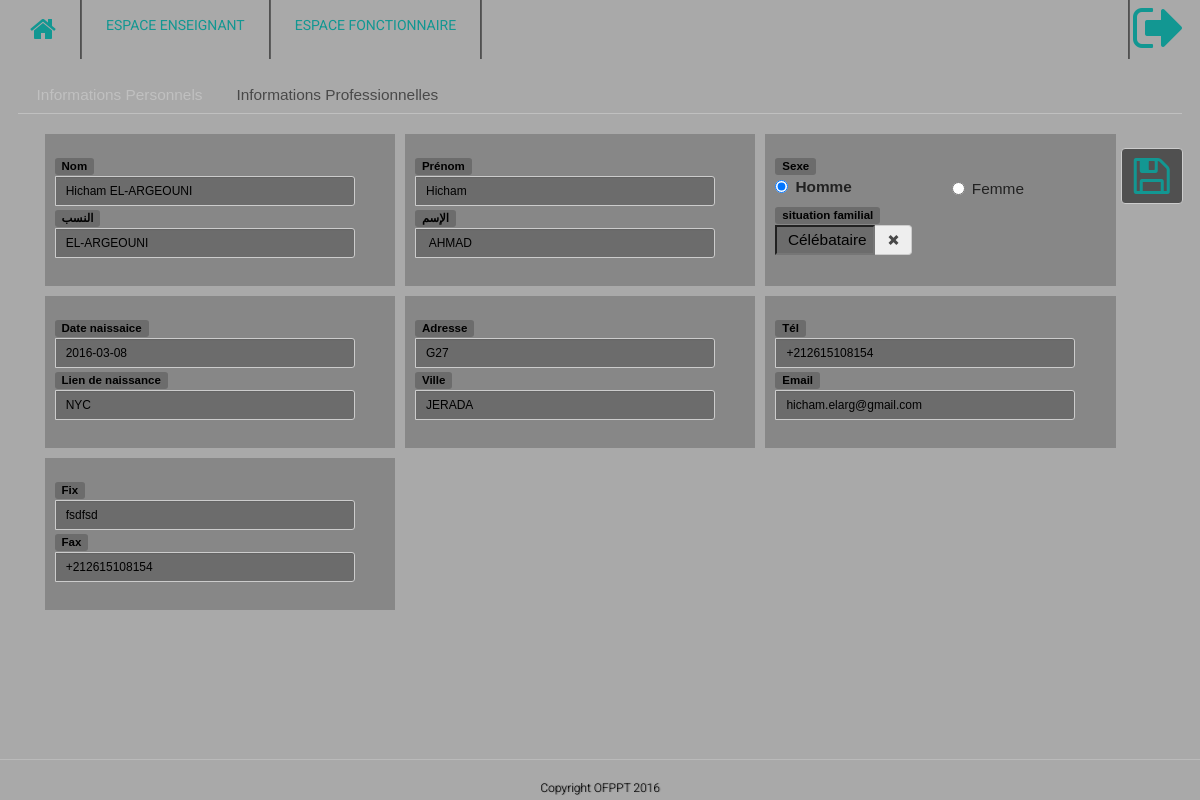
The page /home/editAdmin/121 (signed in) on the database its author committed.
### tables this page shows
CREATE TABLE IF NOT EXISTS `fonctionnaire` (
  `PPR` int(11) NOT NULL,
  `FONCTION` varchar(50) DEFAULT NULL,
  `DIPLOME` varchar(100) DEFAULT NULL,
  `PB` varchar(100) DEFAULT NULL,
  `DATE_OPT_DIP` date DEFAULT NULL,
  `LIEU_OPT` varchar(100) DEFAULT NULL,
  `DATE_RECRUTE` date DEFAULT NULL,
  `TYPE_F` int(11) NOT NULL,
  PRIMARY KEY (`PPR`)
);

CREATE TABLE IF NOT EXISTS `info_personnel` (
  `CIN` varchar(10) NOT NULL,
  `NOM_FR` varchar(50) NOT NULL,
  `NOM_AR` varchar(50) NOT NULL,
  `PRENOM_FR` varchar(50) NOT NULL,
  `PRENOM_AR` varchar(50) NOT NULL,
  `SEXE` char(1) NOT NULL,
  `DATE_NAISSANCE` date NOT NULL,
  `LIEU_NAISSANCE` varchar(50) DEFAULT NULL,
  `ADRESSE` varchar(200) NOT NULL,
  `VILLE` varchar(100) NOT NULL,
  `TELL` varchar(100) NOT NULL,
  `FIX` varchar(100) DEFAULT NULL,
  `FAX` varchar(100) DEFAULT NULL,
  `EMAIL` varchar(100) DEFAULT NULL,
  `PPR` int(11) NOT NULL,
  `SITUATION_FM` varchar(100) NOT NULL,
  PRIMARY KEY (`CIN`),
  KEY `PPR` (`PPR`)
);

### public/index.php (called while the page is built, shortened)
<?php
require APP . 'core/controller.php';
$app = new Application();

### application/core/controller.php (called while the page is built, shortened)
<?php
class Controller
{
    public $db = null;
    private function openDatabaseConnection()
    {
        $options = array(PDO::ATTR_DEFAULT_FETCH_MODE => PDO::FETCH_OBJ, PDO::ATTR_ERRMODE => PDO::ERRMODE_WARNING);
        $this->db = new PDO(DB_TYPE . ':host=' . DB_HOST . ';dbname=' . DB_NAME . ';charset=' . DB_CHARSET, DB_USER, DB_PASS, $options);
    }
    public function loadModel()
    {
        require APP . 'model/model.php';
        $this->model = new Model($this->db);
    }
}

### application/model/model.php (called while the page is built, shortened)
<?php
class Model
{
    function __construct($db)
    {try {$this->db = $db;
        } catch (PDOException $e) {exit('Database connection could not be established.');}}
    public function getAdminEdit($ppr_)
    {$query = "SELECT
                f.*,i.*,g.*
                FROM fonctionnaire f INNER JOIN info_personnel i ON f.PPR=i.PPR INNER JOIN GRADE g ON g.PPR=f.PPR WHERE  f.TYPE_F=2 AND f.PPR='".$ppr_."' LIMIT 1";
        $result = $this->db->prepare($query);
        $parameters = array(':ppr_' => $ppr_);
        $result->execute($parameters);
        return $result->fetch();}
}

### application/view/usage/editAdmin.php (the view, shortened to what this page needs)
<form action="<?php echo URL;?>home/updateAdmin" method="post">
	<div style="margin-top: 70px" id="Tabs">
		<ul >
			<li><a  href="#infoPersonnel">Informations Personnels</a></li>
			<li><a  href="#infoProfessionnel">Informations Professionnelles</a></li>
		</ul>
		<div id="infoPersonnel" >
			<div class="col-lg-6 div">
				<div class="input-group input-group-sm">
					<label class="label label-primary labels">Nom</label>
					<input  type= "text" class = "form-control" name = "nom" id=" nf" required value="<?php echo htmlspecialchars($result->NOM_FR,ENT_QUOTES,'UTF-8');?>">
				</div>
				<div class="input-group input-group-sm">
					<label class="label label-primary labels">النسب</label>
					<input type= "text" class = "form-control" name = "nomAr" id=" prf" required value="<?php echo htmlspecialchars($result->NOM_AR,ENT_QUOTES,'UTF-8');?>" >
				</div>
			</div>
			<div class="col-lg-6 div">
				<div class="input-group input-group-sm">
					<label class="label label-primary labels">Prénom</label>
					<input type= "text" class = "form-control" name = "prenom" id=" na" required value="<?php echo htmlspecialchars($result->PRENOM_FR,ENT_QUOTES,'UTF-8');?>">
				</div>
				<div class="input-group input-group-sm">
					<label class="label label-primary labels">الإسم</label>
					<input type= "tArabeext" class = "form-control" name = "prenomAr" id=" pra" required value=" <?php echo htmlspecialchars($result->PRENOM_AR,ENT_QUOTES,'UTF-8');?>">
				</div>
			</div>
			<div class="col-lg-6 div">
				<label class="label label-primary labels">Sexe</label>
				<div class="input-group input-group-sm">
					<div class="radio-inline" style="margin-right: 0px!important;">
						<label><input  type="radio"  name="sexe" value="m" <?php  echo ($result->SEXE=='m')? "CHECKED":""?>>Homme</label>
					</div>
					<div class="radio-inline" style="margin-left: 100px!important;">
						<label"><input  type="radio"   name="sexe" value="f" <?php  echo ($result->SEXE=='f')? "CHECKED":""?>>Femme</label>
					</div>
				</div>
				<div class="input-group input-group-sm">
					<label class="label label-primary labels">situation familial</label>
				</div>
			</div>
			<div class="col-lg-6 div">
				<div class="input-group input-group-sm">
					<label class="label label-primary labels">Date naissaice</label>
					<input class = "form-control dp" type= "text" name = "dateNaissance" id=" dtn" required value="<?php echo htmlspecialchars($result->DATE_NAISSANCE,ENT_QUOTES,'UTF-8');?>">
				</div>
				<div class="input-group input-group-sm">
					<label class="label label-primary labels">Lien de naissance</label>
					<input class = "form-control" type= "text" name = "lieuNaissance" id=" ln" required value="<?php echo htmlspecialchars($result->LIEU_NAISSANCE,ENT_QUOTES,'UTF-8');?>">
				</div>
			</div>
			<div class="col-lg-6 div">
				<div class="input-group input-group-sm">
					<label class="label label-primary labels">Adresse</label>
					<input class = "form-control" type= "text" name = "adresse" id=" adr" required value="<?php echo htmlspecialchars($result->ADRESSE,ENT_QUOTES,'UTF-8');?>">
				</div>
				<div class="input-group input-group-sm">
					<label class="label label-primary labels">Ville</label>
					<input class = "form-control" type= "text" name = "ville" id=" vll" required value="<?php echo htmlspecialchars($result->VILLE,ENT_QUOTES,'UTF-8');?>">
				</div>
			</div>
			<div class="col-lg-6 div">
				<div class="input-group input-group-sm">
					<label class="label label-primary labels">Tél</label>
					<input class = "form-control" type= "text" name = "tel" id=" tel" required value="<?php echo htmlspecialchars($result->TELL,ENT_QUOTES,'UTF-8');?>">
				</div>
				<div class="input-group input-group-sm">
					<label class="label label-primary labels">Email</label>
					<input class = "form-control" type= "email" name = "email" id="miil" required value="<?php echo htmlspecialchars($result->EMAIL,ENT_QUOTES,'UTF-8');?>">
				</div>
			</div>
			<div class="col-lg-6 div " >
				<div class="input-group input-group-sm">
					<label class="label label-primary labels">Fix</label>
					<input class = "form-control" type= "text" name = "fix" id=" fixx" required value="<?php echo htmlspecialchars($result->FIX,ENT_QUOTES,'UTF-8');?>">
				</div>
				<div class="input-group input-group-sm">
					<label class="label label-primary labels">Fax</label>
					<input class = "form-control" type= "text" name = "fax" id="faxx" required value="<?php echo htmlspecialchars($result->FAX,ENT_QUOTES,'UTF-8');?>">
				</div>
			</div>
		</div>
	</div>
	<button title="Mitre A Jour"   class="fa fa-save fa-3x  btn btn-default btn-md btn-bg " type="submit" name="update" value="Valider"></button>
</form>

### public/css/style.css (style rules this page uses)
body { width: 100%; }
.labels { background-color:rgba(0,0,0,0.2) ; color:#000000 ; }
.btn-bg { background-color: #505050; color: #129792; }
.div { width: 350.375px; height:152px; background-color: rgba(0,0,0,0.2); padding-bottom: 20px; padding-top: 20px; padding-left: 10px; padding-right: 10px; margin-bottom: 5px; margin-top: 5px; margin-left: 5px; margin-right: 5px; }
.form-control { min-width: 300px; max-width: 300px; height:20px; background-color: rgba(0,0,0,0.2); color:#000000 ; }
#Tabs { background: transparent; border: none; }
#Tabs .ui-widget-header { background: transparent; border: none; border-bottom: 1px solid #c0c0c0; -moz-border-radius: 0px; -webkit-border-radius: 0px; border-radius: 0px; }
#Tabs .ui-tabs-nav .ui-state-default { background: transparent; border: none; }
#Tabs .ui-tabs-nav .ui-state-active { background: transparent url(img/uiTabsArrow.png) no-repeat bottom center; border: none; }
#Tabs .ui-tabs-nav .ui-state-default a { color: #494949; }
#Tabs .ui-tabs-nav .ui-state-active a { color: #C0C0C0; }
body { background-color: darkgray; font-family: 'Roboto', sans-serif; }

### rows shown on the page
fonctionnaire: nom "Hicham EL-ARGEOUNI", nomAr "EL-ARGEOUNI", prenom "Hicham", prenomAr "AHMAD", dateNaissance "2016-03-08", lieuNaissance "NYC", adresse "G27", ville "JERADA", tel "+212615108154", email "hicham.elarg@gmail.com", fix "fsdfsd", fax "+212615108154"
info_personnel: SEXE "☑ Homme"
